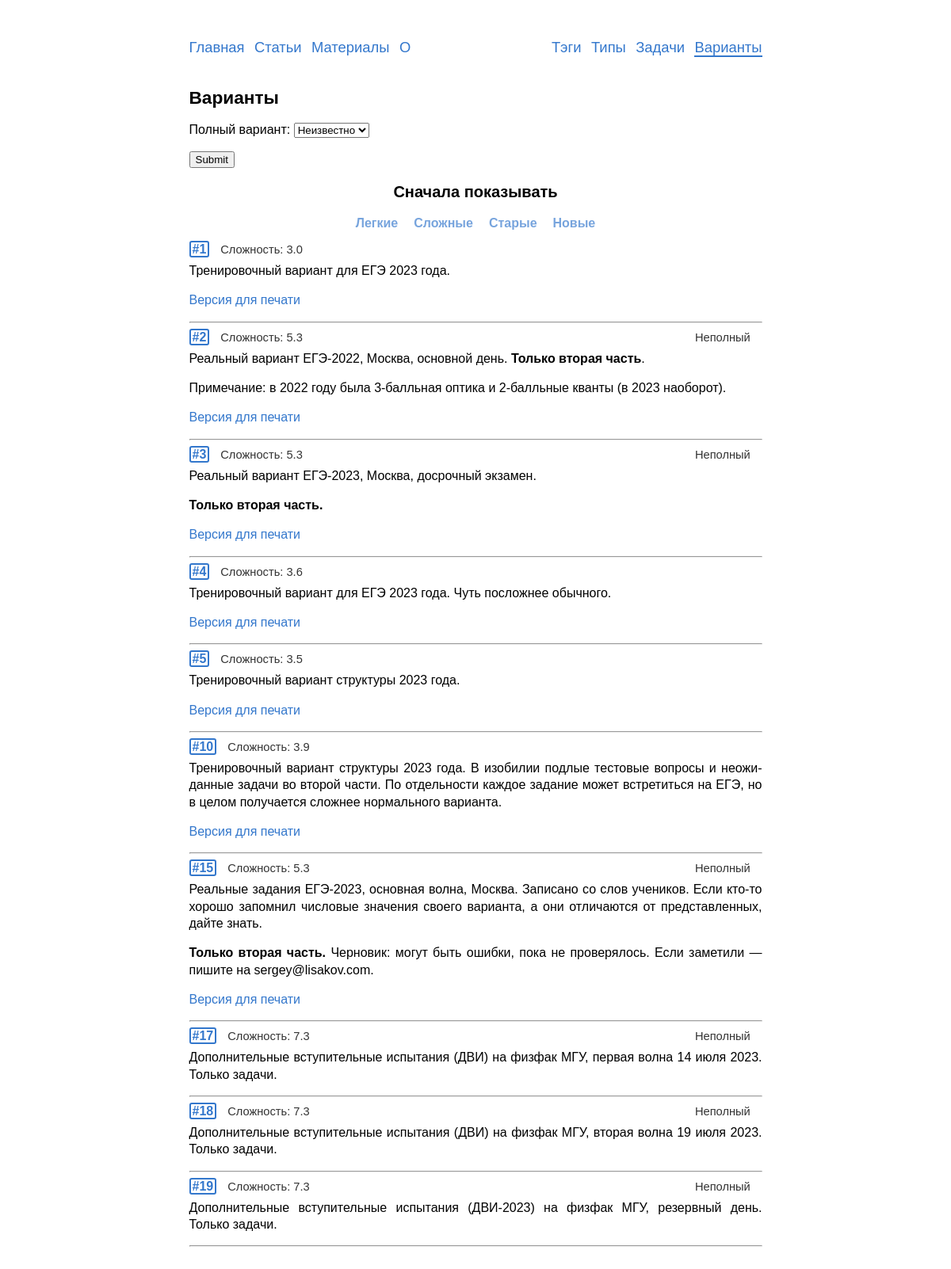
The page /variants/ on the database as committed earlier.
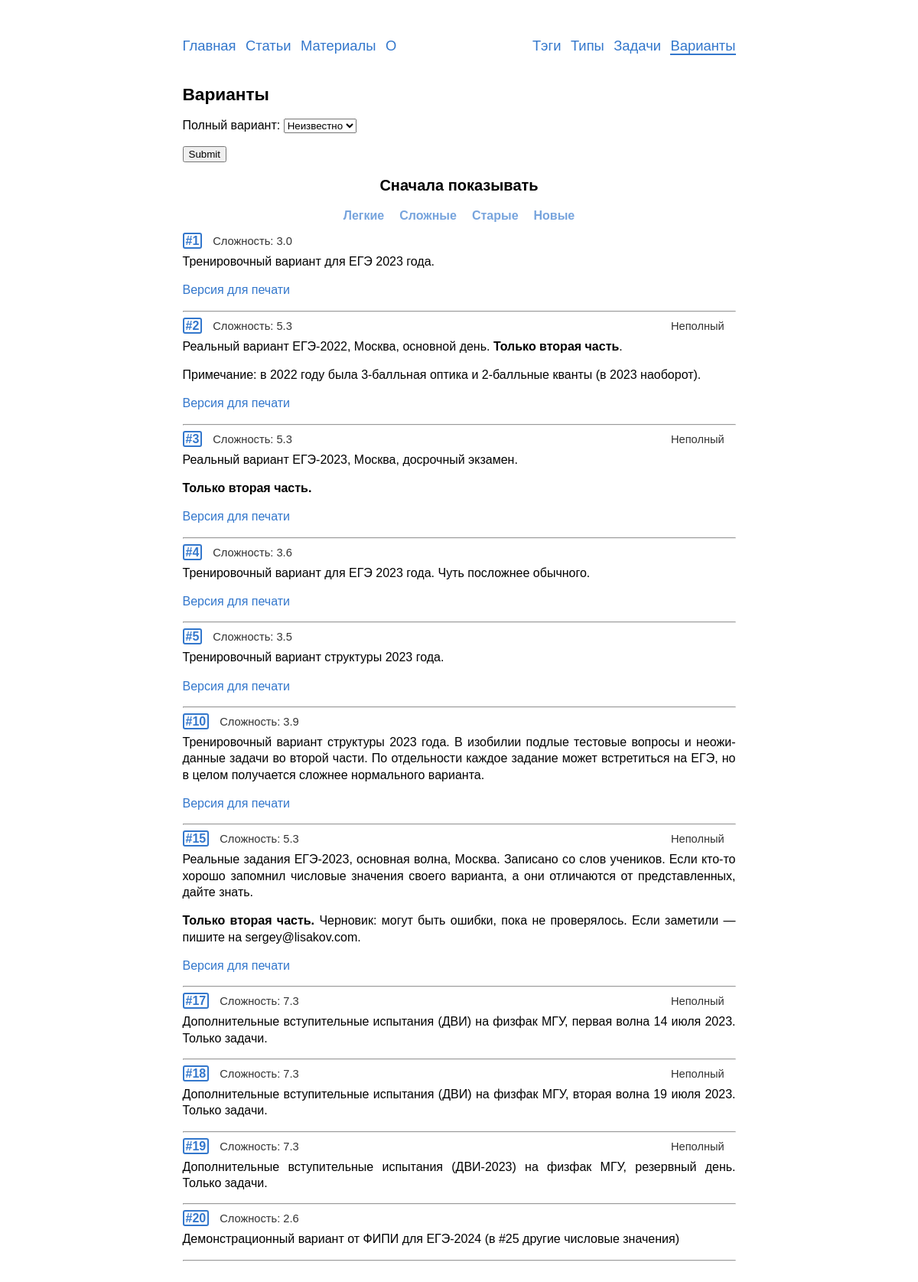
The same page on the database as committed later.
### variants/models.py (models this page shows, shortened)
class Variant(models.Model):
    objects = VariantManager()
    problems = SortedManyToManyField(Problem,
                                     verbose_name='задачи')
    text = models.TextField('комментарии', blank=True, null=True)
    complexity = models.FloatField('сложность', blank=True, default=0)
    is_full = models.BooleanField('полный вариант', default=True)
    show_answers = models.BooleanField('показать решения', default=True)
    date = models.DateField('дата добавления', auto_now_add=True)
    answer_slug = models.SlugField('slug для получения ответов',
                                   max_length=4, unique=False,
                                   blank=True, default='',
                                   validators=[validate_answer_slug])
    is_published = models.BooleanField('показывать в списке вариантов',
                                       default=True)
    class Meta:
        verbose_name = 'вариант'
        verbose_name_plural = 'варианты'
        default_related_name = 'variants'
    def get_absolute_url(self):
        return reverse('variants:detail', kwargs={'pk': self.pk})

### variants/views.py (the view, shortened to what this page needs)
# urls.py: path('', views.VariantsView.as_view(), name='list'),
class VariantsView(ListView):
    model = Variant
    template_name = 'variants/variants_list.html'
    context_object_name = 'variants'
    paginate_by = 30
    filter = VariantFilter
    def get_queryset(self):
        queryset = Variant.objects.list()
        pars = self.request.GET
        if 'order_by' in pars.keys() and pars['order_by'] in ('complexity',
                                                              'id',
                                                              '-complexity',
                                                              '-id'):
            order_by = self.request.GET['order_by']
        else:
            order_by = 'id'
        self.filterset = self.filter(self.request.GET, queryset=queryset)
        return self.filterset.qs.order_by(order_by)
    def get_context_data(self, **kwargs):
        data = super().get_context_data(**kwargs)
        data['filter'] = VariantFilter(self.request.GET)
        data['title'] = 'Варианты'
        return data

### problems/templatetags/markdown_extras.py (called while the page is built)
@register.filter()
@stringfilter
def markdown(value):
    return md.markdown(value, extensions=['markdown.extensions.fenced_code',
                                          'tables',
                                          'toc',
                                          'footnotes'])

### problems/templatetags/save_parameters.py (called while the page is built)
@register.simple_tag(takes_context=True)
def param_save(context, **kwargs):
    answ = context['request'].GET.copy()
    for param, value in kwargs.items():
        answ[param] = value
    for param in [param for param, value in answ.items() if not value]:
        del answ[param]
    return answ.urlencode()

### variants/managers.py (called while the page is built)
    def list(self):
        return (
            self.get_queryset()
                .only('id', 'complexity', 'text', 'is_full')
                .filter(is_published=True)
        )

### templates/variants/variants_list.html (shortened to what this page needs)
{% extends "base.html" %}
{% load markdown_extras %}
{% load save_parameters %}
{% load static %}
{% block content %}
  <h2>{{title}}</h2>
  <form method="get" class="no-print">
    {{ filter.form.as_p }}
    <input type="submit" />
  </form>
  <div class=center-flex><h3>Сначала показывать</h3></div>
  <div class="center-flex mb10 mt-5">
    <a class='var-sort{% if "=complexity" in request.get_full_path %} current {% endif %}' href="?{% param_save order_by="complexity" %}">Легкие</a>
    <a class='var-sort{% if "=-complexity" in request.get_full_path %} current {% endif %}' href="?{% param_save order_by="-complexity" %}">Сложные</a>
    <a class='var-sort{% if "=id" in request.get_full_path %} current {% endif %}' href="?{% param_save order_by="id" %}">Старые</a>
    <a class='var-sort{% if "=-id" in request.get_full_path %} current {% endif %}' href="?{% param_save order_by="-id" %}">Новые</a>
  </div>
  {% for variant in page_obj %}
    <div class="rel">
      <div class="var-id-in-list">
        <a href="{{variant.get_absolute_url}}"><b class='id-number'>#{{variant.id}}</b></a>
        <span class="compl">Сложность: {{variant.complexity}}</span>&nbsp;
        <span class="compl no-solution">{% if not variant.is_full %}Неполный{% endif %}</span>
      </div>
      <div>{{variant.text|markdown|safe}}</div>
    </div><hr>
    {% empty %}
    <p>Ничего не нашлось {{":("}}</p>
    <p>Попробуйте другой фильтр.</p>
  {% endfor %}
{% endblock %}

### templates/base.html (shortened to what this page needs)
{% load static %}
<!DOCTYPE html>
<html lang=ru>
  <head>
    <link rel=stylesheet href={% static 'css/style.css'%}>
  </head>
  <body>
    <header>
      {% include "includes/nav.html" %}
    </header>
    <main>
      {% block content %}Пусто :({% endblock %}
    </main>
  </body>
</html>

### templates/includes/nav.html (shortened to what this page needs)
<nav class="no-print">
  <div class='nav-left'>
    <a href="/"{% if request.path == '/' %} class='current_nav'{% endif %}>Главная</a>
    <a href="/articles/"{% if '/articles' in request.path %} class='current_nav'{% endif %}>Статьи</a>
    <a href="/blanks/"{% if '/blanks/' in request.path %} class='current_nav'{% endif %}>Материалы</a>
    <a href="/about/"{% if '/about/' in request.path %} class='current_nav'{% endif %}>О</a>
  </div>
  <div class="nav-right">
    <a href="{% url 'tags:list'%}"{% if '/tags/' in request.path %} class='current_nav'{% endif %}>Тэги</a>
    <a href="{% url 'typesinege:list'%}"{% if '/types/' in request.path %} class='current_nav'{% endif %}>Типы</a>
    <a href="{% url 'problems:list'%}"{% if '/problems/' in request.path %} class='current_nav'{% endif %}>Задачи</a>
    <a href="{% url 'variants:list'%}"{% if '/variants/' in request.path %} class='current_nav'{% endif %}>Варианты</a>
  </div>
</nav>

### templates/includes/pagination.html (shortened to what this page needs)
{% load save_parameters %}

### static/css/style.css (style rules this page uses)
html { overflow-y: scroll; }
body { -webkit-hyphens: auto; -moz-hyphens: auto; -ms-hyphens: auto; hyphens: auto; margin: 0px auto; width: 723px; max-width: 100%; font-family: Tahoma, Arial, sans-serif; text-align: justify; font-size: 12pt; line-height: 16pt; margin-bottom:12ex; }
h1, h2, h3, h4, h5, h6 { text-align: left; }
h2 { font-size:17pt; }
h3 { font-size:15pt; }
.id-number { border: 2px solid #3377cc; border-radius: 3px; padding: 0px 2px 0px 2px; }
.rel { position: relative; }
div.rel:has(div.var-id-in-list) { min-height:3ex; }
.var-id-in-list { margin-bottom:-10px; display: flex; flex-wrap: wrap; align-items: center; line-height: 15pt; }
.compl { margin-right:1.9ex; font-size: 11pt; font-family: Arial; color: #333333; -webkit-hyphens: none; -moz-hyphens: none; -ms-hyphens: none; hyphens: none; }
.no-solution { margin-left:auto; order:2; }
.id-in-list .compl:first-of-type, .var-id-in-list .compl:first-of-type { margin-left:1.8ex; }
a { text-decoration: none; color: #3377cc; }
nav { margin: 5ex 0 4ex 0; display: flex; justify-content: space-between; word-spacing: 6pt; }
.nav-left, .ta-left { text-align:left; }
.nav-right, .ta-right { text-align:right; }
nav a { line-height: 2em; font-size: 115%; -webkit-hyphens: none; -moz-hyphens: none; -ms-hyphens: none; hyphens: none; }
.mt-5 { margin-top:-5px; }
.mb10 { margin-bottom:10px; }
.center-flex { display: flex; flex-wrap: wrap; justify-content: center; }
.var-sort { display: inline-block; border-radius: 3px; font-weight:900; line-height:inherit; padding: 2px 10px 3px; color: #3377ccaa; background-color: white; }
.current_nav { border-bottom: solid 2px; }

Rows that differ between the two databases and show on the page:
added Variant: id "20", complexity "2.6", text "Демонстрационный вариант от ФИПИ для ЕГЭ-2024 (в #25 другие числовые значения)"
